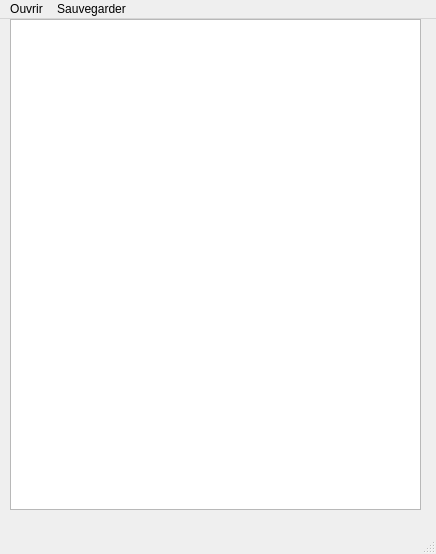
<?xml version="1.0" encoding="UTF-8"?>
<ui version="4.0">
 <class>MainWindow</class>
 <widget class="QMainWindow" name="MainWindow">
  <property name="geometry">
   <rect>
    <x>0</x>
    <y>0</y>
    <width>436</width>
    <height>554</height>
   </rect>
  </property>
  <property name="windowTitle">
   <string>Network Rules</string>
  </property>
  <widget class="QWidget" name="centralwidget">
   <widget class="QPlainTextEdit" name="plainTextEdit">
    <property name="geometry">
     <rect>
      <x>10</x>
      <y>0</y>
      <width>411</width>
      <height>491</height>
     </rect>
    </property>
   </widget>
  </widget>
  <widget class="QStatusBar" name="statusbar"/>
  <widget class="QMenuBar" name="menuBar">
   <property name="geometry">
    <rect>
     <x>0</x>
     <y>0</y>
     <width>436</width>
     <height>30</height>
    </rect>
   </property>
   <widget class="QMenu" name="menuParam_tres">
    <property name="title">
     <string>Ouvrir</string>
    </property>
    <addaction name="actionNouvelles_Notes"/>
    <addaction name="actionOpen"/>
   </widget>
   <widget class="QMenu" name="menuSauvegarder">
    <property name="title">
     <string>Sauvegarder</string>
    </property>
    <addaction name="actionSave"/>
   </widget>
   <addaction name="menuParam_tres"/>
   <addaction name="menuSauvegarder"/>
  </widget>
  <action name="actionOuvrir">
   <property name="text">
    <string>Ouvrir</string>
   </property>
  </action>
  <action name="actionSauvegarder">
   <property name="text">
    <string>Sauvegarder</string>
   </property>
  </action>
  <action name="actionNouvelles_Notes">
   <property name="text">
    <string>New</string>
   </property>
  </action>
  <action name="actionOpen">
   <property name="text">
    <string>Open</string>
   </property>
  </action>
  <action name="actionSave">
   <property name="text">
    <string>Save</string>
   </property>
  </action>
 </widget>
 <resources/>
 <connections/>
</ui>
